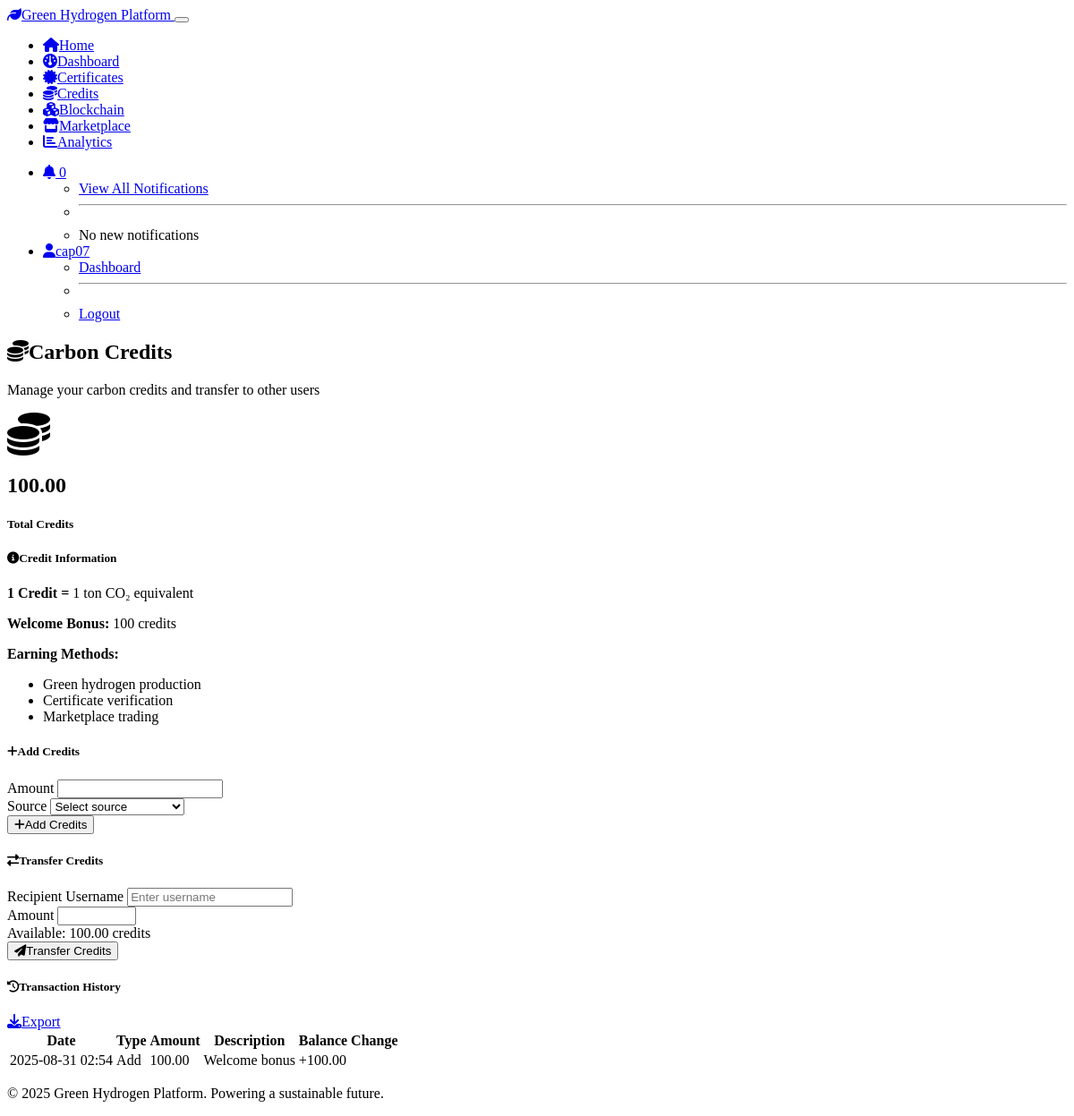
Screenshot of /credits (signed in) with the database file from the repository.
### models.py (models this page shows, shortened)
class User(UserMixin, db.Model):
    __tablename__ = 'users'
    id = db.Column(db.Integer, primary_key=True)
    username = db.Column(db.String(64), unique=True, nullable=False)
    email = db.Column(db.String(120), unique=True, nullable=False)
    password_hash = db.Column(db.String(256))
    created_at = db.Column(db.DateTime, default=datetime.utcnow)
    notification_preferences = db.Column(db.Text)
    certificates = db.relationship('Certificate', backref='user', lazy=True)
    credits = db.relationship('Credit', backref='user', lazy=True)
    trade_orders = db.relationship('TradeOrder', backref='user', lazy=True)
    notifications = db.relationship('Notification', backref='user', lazy=True)
    def get_total_credits(self):
        total = 0
        from models import Credit
        credits_list = Credit.query.filter_by(user_id=self.id).all()
        for credit in credits_list:
            if credit.transaction_type in ['add', 'transfer_in']:
                total += credit.amount
            elif credit.transaction_type in ['transfer_out', 'trade']:
                total -= credit.amount
        return max(0, total)  # Ensure non-negative

class Credit(db.Model):
    __tablename__ = 'credits'
    id = db.Column(db.Integer, primary_key=True)
    user_id = db.Column(db.Integer, db.ForeignKey('users.id'), nullable=False)
    amount = db.Column(db.Float, nullable=False)
    transaction_type = db.Column(db.String(50), nullable=False)  # add, transfer_in, transfer_out, trade
    date = db.Column(db.DateTime, default=datetime.utcnow)
    meta_data = db.Column(db.Text)
    def get_meta(self):
        if self.meta_data:
            return json.loads(self.meta_data)
        return {}

### routes.py (the view, shortened to what this page needs)
@app.route('/credits', methods=['GET', 'POST'])
@login_required
def credits():
    user_credits = Credit.query.filter_by(user_id=current_user.id)\
                              .order_by(Credit.date.desc()).all()
    total_credits = current_user.get_total_credits()
    return render_template('credits.html',
                          credits=user_credits,
                          total_credits=total_credits)

### app.py (called while the page is built)
@login_manager.user_loader
def load_user(user_id):
    from models import User
    return User.query.get(int(user_id))

### templates/credits.html (shortened to what this page needs)
{% extends "base.html" %}
{% block content %}
<div class="row">
    <div class="col-12">
        <h2><i class="fas fa-coins me-2"></i>Carbon Credits</h2>
        <p class="text-muted">Manage your carbon credits and transfer to other users</p>
    </div>
</div>
<div class="row mb-4">
    <div class="col-md-6">
        <div class="card bg-primary text-white">
            <div class="card-body text-center">
                <i class="fas fa-coins fa-3x mb-3"></i>
                <h2>{{ "%.2f"|format(total_credits) }}</h2>
                <h5>Total Credits</h5>
            </div>
        </div>
    </div>
    <div class="col-md-6">
        <div class="card">
            <div class="card-header">
                <h5><i class="fas fa-info-circle me-2"></i>Credit Information</h5>
            </div>
            <div class="card-body">
                <p><strong>1 Credit =</strong> 1 ton CO₂ equivalent</p>
                <p><strong>Welcome Bonus:</strong> 100 credits</p>
                <p><strong>Earning Methods:</strong></p>
                <ul class="mb-0">
                    <li>Green hydrogen production</li>
                    <li>Certificate verification</li>
                    <li>Marketplace trading</li>
                </ul>
            </div>
        </div>
    </div>
</div>
<div class="row mb-4">
    <div class="col-md-6">
        <div class="card">
            <div class="card-header">
                <h5><i class="fas fa-plus me-2"></i>Add Credits</h5>
            </div>
            <div class="card-body">
                <form method="POST">
                    <div class="mb-3">
                        <label for="amount" class="form-label">Amount</label>
                        <input type="number" class="form-control" id="amount" name="amount"
                               step="0.01" min="0.01" required>
                    </div>
                    <div class="mb-3">
                        <label for="source" class="form-label">Source</label>
                        <select class="form-select" id="source" name="source" required>
                            <option value="">Select source</option>
                        </select>
                    </div>
                    <button type="submit" class="btn btn-success w-100">
                        <i class="fas fa-plus me-2"></i>Add Credits
                    </button>
                </form>
            </div>
        </div>
    </div>
    <div class="col-md-6">
        <div class="card">
            <div class="card-header">
                <h5><i class="fas fa-exchange-alt me-2"></i>Transfer Credits</h5>
            </div>
            <div class="card-body">
                <form method="POST">
                    <div class="mb-3">
                        <label for="recipient" class="form-label">Recipient Username</label>
                        <input type="text" class="form-control" id="recipient" name="recipient"
                               placeholder="Enter username" required>
                    </div>
                    <div class="mb-3">
                        <label for="transfer_amount" class="form-label">Amount</label>
                        <input type="number" class="form-control" id="transfer_amount" name="amount"
                               step="0.01" min="0.01" max="{{ total_credits }}" required>
                        <div class="form-text">Available: {{ "%.2f"|format(total_credits) }} credits</div>
                    </div>
                    <button type="submit" class="btn btn-primary w-100"
                            {{ 'disabled' if total_credits <= 0 else '' }}>
                        <i class="fas fa-paper-plane me-2"></i>Transfer Credits
                    </button>
                </form>
            </div>
        </div>
    </div>
</div>
<div class="row">
    <div class="col-12">
        <div class="card">
            <div class="card-header d-flex justify-content-between align-items-center">
                <h5><i class="fas fa-history me-2"></i>Transaction History</h5>
                <a href="{{ url_for('export_credits') }}" class="btn btn-outline-primary btn-sm">
                    <i class="fas fa-download me-1"></i>Export
                </a>
            </div>
            <div class="card-body">
                {% if credits %}
                    <div class="table-responsive">
                        <table class="table table-hover">
                            <thead>
                                <tr>
                                    <th>Date</th>
                                    <th>Type</th>
                                    <th>Amount</th>
                                    <th>Description</th>
                                    <th>Balance Change</th>
                                </tr>
                            </thead>
                            <tbody>
                                {% for credit in credits %}
                                {% set meta = credit.get_meta() %}
                                <tr>
                                    <td>{{ credit.date.strftime('%Y-%m-%d %H:%M') }}</td>
                                    <td>
                                        <span class="badge bg-{{ 'success' if credit.transaction_type in ['add', 'transfer_in'] else 'danger' }}">
                                            {{ credit.transaction_type.replace('_', ' ').title() }}
                                        </span>
                                    </td>
                                    <td>{{ "%.2f"|format(credit.amount) }}</td>
                                    <td>
                                        {{ meta.description if meta.description else 'No description' }}
                                    </td>
                                    <td>
                                        {% if credit.transaction_type in ['add', 'transfer_in'] %}
                                            <span class="text-success">+{{ "%.2f"|format(credit.amount) }}</span>
                                        {% else %}
                                            <span class="text-danger">-{{ "%.2f"|format(credit.amount) }}</span>
                                        {% endif %}
                                    </td>
                                </tr>
                                {% endfor %}
                            </tbody>
                        </table>
                    </div>
                {% endif %}
            </div>
        </div>
    </div>
</div>
{% endblock %}

### templates/base.html (shortened to what this page needs)
<!DOCTYPE html>
<html lang="en" data-bs-theme="dark">
<head>
    <link href="https://cdn.replit.com/agent/bootstrap-agent-dark-theme.min.css" rel="stylesheet">
    <link rel="stylesheet" href="https://cdnjs.cloudflare.com/ajax/libs/font-awesome/6.4.0/css/all.min.css">
    <link rel="stylesheet" href="{{ url_for('static', filename='css/style.css') }}">
</head>
<body>
    <nav class="navbar navbar-expand-lg navbar-dark bg-primary">
        <div class="container">
            <a class="navbar-brand" href="{{ url_for('index') }}">
                <i class="fas fa-leaf me-2"></i>Green Hydrogen Platform
            </a>
            <button class="navbar-toggler" type="button" data-bs-toggle="collapse" data-bs-target="#navbarNav">
            </button>
            <div class="collapse navbar-collapse" id="navbarNav">
                <ul class="navbar-nav me-auto">
                    <li class="nav-item">
                        <a class="nav-link" href="{{ url_for('index') }}">
                            <i class="fas fa-home me-1"></i>Home
                        </a>
                    </li>
                    {% if current_user.is_authenticated %}
                    <li class="nav-item">
                        <a class="nav-link" href="{{ url_for('dashboard') }}">
                            <i class="fas fa-dashboard me-1"></i>Dashboard
                        </a>
                    </li>
                    <li class="nav-item">
                        <a class="nav-link" href="{{ url_for('certificates') }}">
                            <i class="fas fa-certificate me-1"></i>Certificates
                        </a>
                    </li>
                    <li class="nav-item">
                        <a class="nav-link" href="{{ url_for('credits') }}">
                            <i class="fas fa-coins me-1"></i>Credits
                        </a>
                    </li>
                    <li class="nav-item">
                        <a class="nav-link" href="{{ url_for('blockchain') }}">
                            <i class="fas fa-cubes me-1"></i>Blockchain
                        </a>
                    </li>
                    <li class="nav-item">
                        <a class="nav-link" href="{{ url_for('marketplace') }}">
                            <i class="fas fa-store me-1"></i>Marketplace
                        </a>
                    </li>
                    <li class="nav-item">
                        <a class="nav-link" href="{{ url_for('analytics') }}">
                            <i class="fas fa-chart-bar me-1"></i>Analytics
                        </a>
                    </li>
                    {% endif %}
                </ul>
                <ul class="navbar-nav">
                    {% if current_user.is_authenticated %}
                    <li class="nav-item dropdown">
                        <a class="nav-link dropdown-toggle" href="#" role="button" data-bs-toggle="dropdown">
                            <i class="fas fa-bell me-1"></i>
                            <span class="badge bg-warning" id="notification-count">0</span>
                        </a>
                        <ul class="dropdown-menu">
                            <li><a class="dropdown-item" href="{{ url_for('notifications') }}">View All Notifications</a></li>
                            <li><hr class="dropdown-divider"></li>
                            <li><span class="dropdown-item-text text-muted">No new notifications</span></li>
                        </ul>
                    </li>
                    <li class="nav-item dropdown">
                        <a class="nav-link dropdown-toggle" href="#" role="button" data-bs-toggle="dropdown">
                            <i class="fas fa-user me-1"></i>{{ current_user.username }}
                        </a>
                        <ul class="dropdown-menu">
                            <li><a class="dropdown-item" href="{{ url_for('dashboard') }}">Dashboard</a></li>
                            <li><hr class="dropdown-divider"></li>
                            <li><a class="dropdown-item" href="{{ url_for('logout') }}">Logout</a></li>
                        </ul>
                    </li>
                    {% endif %}
                </ul>
            </div>
        </div>
    </nav>
    <main class="container mt-4">
        {% block content %}{% endblock %}
    </main>
    <footer class="bg-secondary mt-5 py-4">
        <div class="container text-center">
            <p>&copy; 2025 Green Hydrogen Platform. Powering a sustainable future.</p>
        </div>
    </footer>
</body>
</html>

### static/css/style.css (style rules this page uses)
:root { --hydrogen-green: #28a745; --hydrogen-blue: #007bff; --blockchain-purple: #6f42c1; --carbon-orange: #fd7e14; }
.card { transition: transform 0.2s ease-in-out; }
.table-responsive { border-radius: var(--bs-border-radius); }
.table th { border-bottom: 2px solid var(--bs-border-color); font-weight: 600; }
.btn { transition: all 0.2s ease-in-out; }

### rows the page displays
User: username "cap07"
Credit: date "2025-08-31 02:54", transaction_type.replace "Add", amount "100.00", description "Welcome bonus"

### other values shown
{{ "%.2f"|format(total_credits) }} "100.00"
